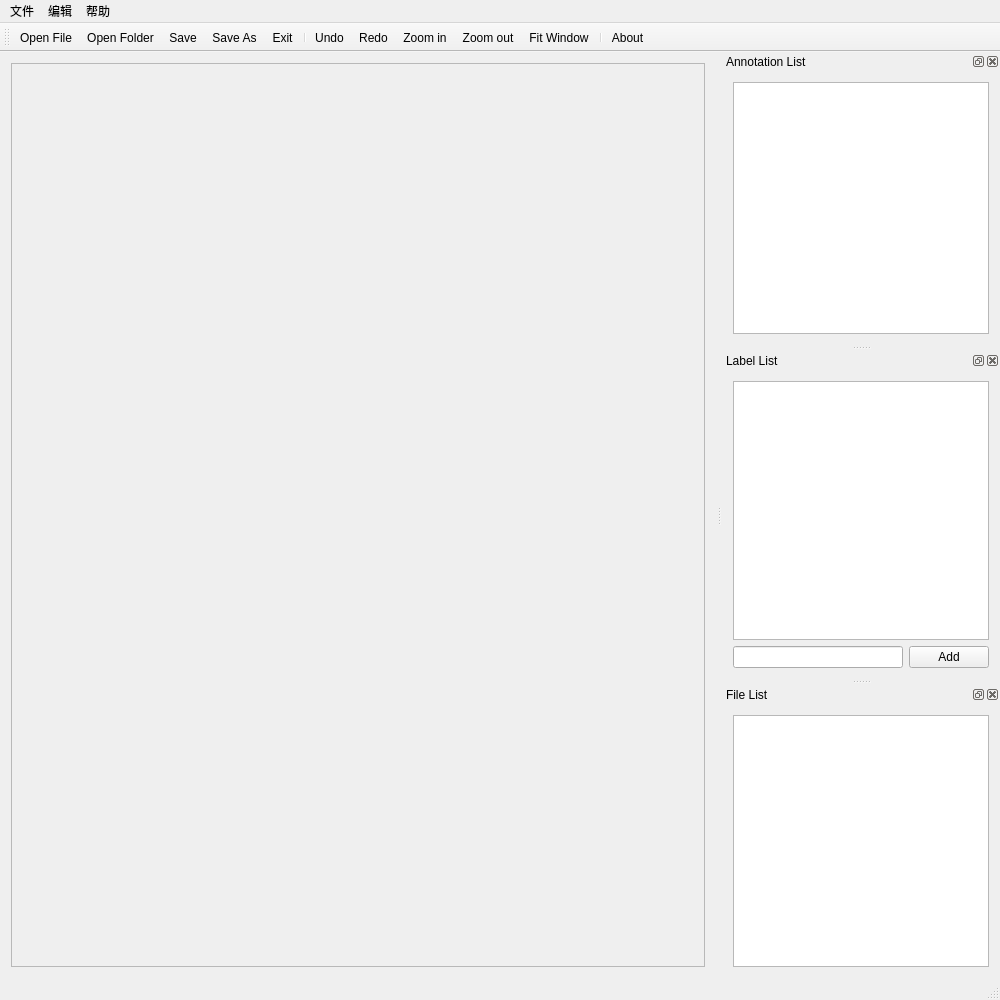
<?xml version="1.0" encoding="UTF-8"?>
<ui version="4.0">
 <class>MainWindow</class>
 <widget class="QMainWindow" name="MainWindow">
  <property name="geometry">
   <rect>
    <x>0</x>
    <y>0</y>
    <width>1000</width>
    <height>1000</height>
   </rect>
  </property>
  <property name="windowTitle">
   <string>Image Labeler</string>
  </property>
  <widget class="QWidget" name="centralWidget">
   <layout class="QHBoxLayout" name="horizontalLayout">
    <item>
     <widget class="QScrollArea" name="scrollArea">
      <property name="widgetResizable">
       <bool>true</bool>
      </property>
      <widget class="QWidget" name="scrollAreaWidgetContents">
       <property name="geometry">
        <rect>
         <x>0</x>
         <y>0</y>
         <width>693</width>
         <height>881</height>
        </rect>
       </property>
      </widget>
     </widget>
    </item>
   </layout>
  </widget>
  <widget class="QMenuBar" name="menuBar">
   <property name="geometry">
    <rect>
     <x>0</x>
     <y>0</y>
     <width>1000</width>
     <height>22</height>
    </rect>
   </property>
   <widget class="QMenu" name="menu_file">
    <property name="title">
     <string>文件</string>
    </property>
    <addaction name="actionOpen_File"/>
    <addaction name="actionOpen_Folder"/>
    <addaction name="separator"/>
    <addaction name="actionSave"/>
    <addaction name="actionSave_As"/>
    <addaction name="actionAuto_Save"/>
    <addaction name="separator"/>
    <addaction name="actionExit"/>
   </widget>
   <widget class="QMenu" name="menu_edit">
    <property name="title">
     <string>编辑</string>
    </property>
    <addaction name="actionUndo"/>
    <addaction name="actionRedo"/>
    <addaction name="separator"/>
    <addaction name="actionZoom_in"/>
    <addaction name="actionZoom_out"/>
    <addaction name="actionFit_Window"/>
   </widget>
   <widget class="QMenu" name="menu_help">
    <property name="title">
     <string>帮助</string>
    </property>
    <addaction name="actionAbout"/>
   </widget>
   <addaction name="menu_file"/>
   <addaction name="menu_edit"/>
   <addaction name="menu_help"/>
  </widget>
  <widget class="QToolBar" name="mainToolBar">
   <attribute name="toolBarArea">
    <enum>TopToolBarArea</enum>
   </attribute>
   <attribute name="toolBarBreak">
    <bool>false</bool>
   </attribute>
   <addaction name="actionOpen_File"/>
   <addaction name="actionOpen_Folder"/>
   <addaction name="actionSave"/>
   <addaction name="actionSave_As"/>
   <addaction name="actionExit"/>
   <addaction name="separator"/>
   <addaction name="actionUndo"/>
   <addaction name="actionRedo"/>
   <addaction name="actionZoom_in"/>
   <addaction name="actionZoom_out"/>
   <addaction name="actionFit_Window"/>
   <addaction name="separator"/>
   <addaction name="actionAbout"/>
  </widget>
  <widget class="QStatusBar" name="statusBar"/>
  <widget class="QDockWidget" name="annotationDockWidget">
   <property name="windowTitle">
    <string>Annotation List</string>
   </property>
   <attribute name="dockWidgetArea">
    <number>2</number>
   </attribute>
   <widget class="QWidget" name="dockWidgetContents_anno">
    <layout class="QVBoxLayout" name="verticalLayout">
     <item>
      <widget class="LabelListWidget" name="annoListWidget"/>
     </item>
    </layout>
   </widget>
  </widget>
  <widget class="QDockWidget" name="labelDockWidget">
   <property name="windowTitle">
    <string>Label List</string>
   </property>
   <attribute name="dockWidgetArea">
    <number>2</number>
   </attribute>
   <widget class="QWidget" name="dockWidgetContents_label">
    <layout class="QVBoxLayout" name="verticalLayout_3">
     <item>
      <widget class="LabelListWidget" name="labelListWidget"/>
     </item>
     <item>
      <layout class="QHBoxLayout" name="horizontalLayout_2">
       <item>
        <widget class="QLineEdit" name="lineEdit_addLabel"/>
       </item>
       <item>
        <widget class="QPushButton" name="pushButton_addLabel">
         <property name="text">
          <string>Add</string>
         </property>
        </widget>
       </item>
      </layout>
     </item>
    </layout>
   </widget>
  </widget>
  <widget class="QDockWidget" name="fileDockWidget">
   <property name="windowTitle">
    <string>File List</string>
   </property>
   <attribute name="dockWidgetArea">
    <number>2</number>
   </attribute>
   <widget class="QWidget" name="dockWidgetContents">
    <layout class="QVBoxLayout" name="verticalLayout_4">
     <item>
      <widget class="QListWidget" name="fileListWidget"/>
     </item>
    </layout>
   </widget>
  </widget>
  <action name="actionOpen_File">
   <property name="icon">
    <iconset resource="resource.qrc">
     <normaloff>:/icons/icons/open.png</normaloff>:/icons/icons/open.png</iconset>
   </property>
   <property name="text">
    <string>Open File</string>
   </property>
  </action>
  <action name="actionOpen_Folder">
   <property name="icon">
    <iconset resource="resource.qrc">
     <normaloff>:/icons/icons/open.png</normaloff>:/icons/icons/open.png</iconset>
   </property>
   <property name="text">
    <string>Open Folder</string>
   </property>
  </action>
  <action name="actionSave">
   <property name="icon">
    <iconset resource="resource.qrc">
     <normaloff>:/icons/icons/save.png</normaloff>:/icons/icons/save.png</iconset>
   </property>
   <property name="text">
    <string>Save</string>
   </property>
  </action>
  <action name="actionExit">
   <property name="icon">
    <iconset resource="resource.qrc">
     <normaloff>:/icons/icons/quit.png</normaloff>:/icons/icons/quit.png</iconset>
   </property>
   <property name="text">
    <string>Exit</string>
   </property>
  </action>
  <action name="actionSave_As">
   <property name="icon">
    <iconset resource="resource.qrc">
     <normaloff>:/icons/icons/save-as.png</normaloff>:/icons/icons/save-as.png</iconset>
   </property>
   <property name="text">
    <string>Save As</string>
   </property>
  </action>
  <action name="actionAuto_Save">
   <property name="text">
    <string>Auto Save</string>
   </property>
  </action>
  <action name="actionUndo">
   <property name="icon">
    <iconset resource="resource.qrc">
     <normaloff>:/icons/icons/undo.png</normaloff>:/icons/icons/undo.png</iconset>
   </property>
   <property name="text">
    <string>Undo</string>
   </property>
  </action>
  <action name="actionRedo">
   <property name="icon">
    <iconset resource="resource.qrc">
     <normaloff>:/icons/icons/redo.png</normaloff>:/icons/icons/redo.png</iconset>
   </property>
   <property name="text">
    <string>Redo</string>
   </property>
  </action>
  <action name="actionAbout">
   <property name="icon">
    <iconset resource="resource.qrc">
     <normaloff>:/icons/icons/help.png</normaloff>:/icons/icons/help.png</iconset>
   </property>
   <property name="text">
    <string>About</string>
   </property>
  </action>
  <action name="actionZoom_in">
   <property name="icon">
    <iconset resource="resource.qrc">
     <normaloff>:/icons/icons/zoom-in.png</normaloff>:/icons/icons/zoom-in.png</iconset>
   </property>
   <property name="text">
    <string>Zoom in</string>
   </property>
  </action>
  <action name="actionZoom_out">
   <property name="icon">
    <iconset resource="resource.qrc">
     <normaloff>:/icons/icons/zoom-out.png</normaloff>:/icons/icons/zoom-out.png</iconset>
   </property>
   <property name="text">
    <string>Zoom out</string>
   </property>
  </action>
  <action name="actionFit_Window">
   <property name="icon">
    <iconset resource="resource.qrc">
     <normaloff>:/icons/icons/fit-window.png</normaloff>:/icons/icons/fit-window.png</iconset>
   </property>
   <property name="text">
    <string>Fit Window</string>
   </property>
  </action>
  <zorder>annotationDockWidget</zorder>
  <zorder>labelDockWidget</zorder>
  <zorder>fileDockWidget</zorder>
 </widget>
 <layoutdefault spacing="6" margin="11"/>
 <customwidgets>
  <customwidget>
   <class>LabelListWidget</class>
   <extends>QListWidget</extends>
   <header location="global">labellistwidget.h</header>
  </customwidget>
 </customwidgets>
 <resources>
  <include location="resource.qrc"/>
 </resources>
 <connections/>
</ui>
